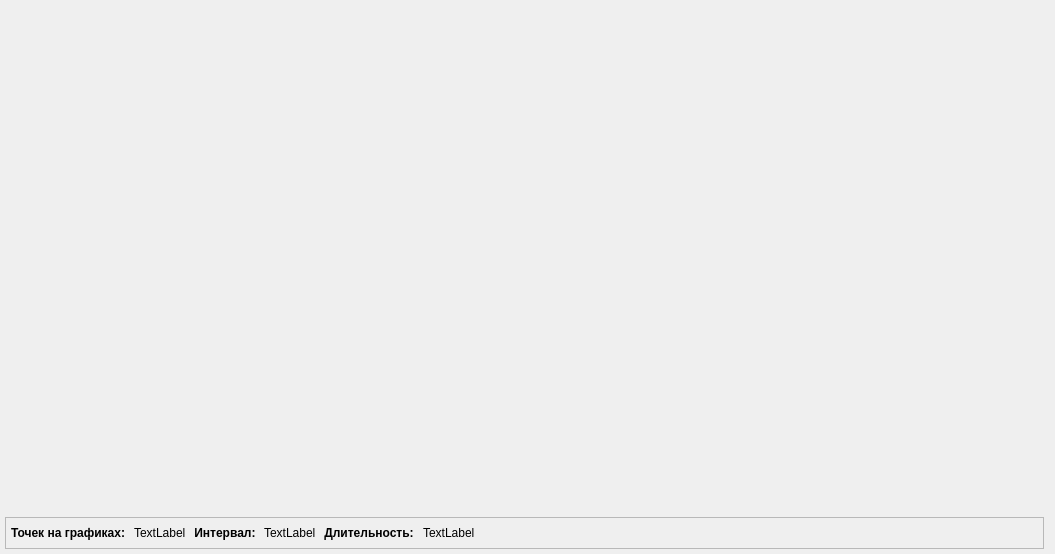
<?xml version="1.0" encoding="UTF-8"?>
<ui version="4.0">
 <class>ChartsGroupWidget</class>
 <widget class="QWidget" name="ChartsGroupWidget">
  <property name="geometry">
   <rect>
    <x>0</x>
    <y>0</y>
    <width>1055</width>
    <height>554</height>
   </rect>
  </property>
  <property name="minimumSize">
   <size>
    <width>800</width>
    <height>100</height>
   </size>
  </property>
  <property name="font">
   <font>
    <pointsize>9</pointsize>
   </font>
  </property>
  <property name="windowTitle">
   <string>Графики</string>
  </property>
  <property name="windowIcon">
   <iconset>
    <normaloff>:/konus/icons/linechart.png</normaloff>:/konus/icons/linechart.png</iconset>
  </property>
  <layout class="QGridLayout" name="gridLayout_chartsGroupWidget" columnstretch="99,0">
   <property name="leftMargin">
    <number>5</number>
   </property>
   <property name="topMargin">
    <number>5</number>
   </property>
   <property name="rightMargin">
    <number>5</number>
   </property>
   <property name="bottomMargin">
    <number>5</number>
   </property>
   <item row="1" column="0">
    <widget class="QSplitter" name="splitter_charts">
     <property name="orientation">
      <enum>Qt::Vertical</enum>
     </property>
     <property name="opaqueResize">
      <bool>false</bool>
     </property>
     <property name="handleWidth">
      <number>1</number>
     </property>
     <property name="childrenCollapsible">
      <bool>false</bool>
     </property>
    </widget>
   </item>
   <item row="2" column="0">
    <widget class="QFrame" name="frame_stats">
     <property name="frameShape">
      <enum>QFrame::StyledPanel</enum>
     </property>
     <property name="frameShadow">
      <enum>QFrame::Raised</enum>
     </property>
     <layout class="QHBoxLayout" name="horizontalLayout_7">
      <property name="spacing">
       <number>5</number>
      </property>
      <property name="leftMargin">
       <number>5</number>
      </property>
      <property name="topMargin">
       <number>5</number>
      </property>
      <property name="rightMargin">
       <number>5</number>
      </property>
      <property name="bottomMargin">
       <number>5</number>
      </property>
      <item>
       <widget class="QLabel" name="label_12">
        <property name="font">
         <font>
          <weight>75</weight>
          <bold>true</bold>
         </font>
        </property>
        <property name="text">
         <string>Точек на графиках: </string>
        </property>
       </widget>
      </item>
      <item>
       <widget class="QLabel" name="label_stat_points">
        <property name="text">
         <string>TextLabel</string>
        </property>
       </widget>
      </item>
      <item>
       <widget class="QLabel" name="label_14">
        <property name="font">
         <font>
          <weight>75</weight>
          <bold>true</bold>
         </font>
        </property>
        <property name="text">
         <string> Интервал: </string>
        </property>
       </widget>
      </item>
      <item>
       <widget class="QLabel" name="label_stat_beginDt_endDt">
        <property name="text">
         <string>TextLabel</string>
        </property>
       </widget>
      </item>
      <item>
       <widget class="QLabel" name="label_15">
        <property name="font">
         <font>
          <weight>75</weight>
          <bold>true</bold>
         </font>
        </property>
        <property name="text">
         <string> Длительность: </string>
        </property>
       </widget>
      </item>
      <item>
       <widget class="QLabel" name="label_stat_duration">
        <property name="text">
         <string>TextLabel</string>
        </property>
       </widget>
      </item>
      <item>
       <spacer name="horizontalSpacer_3">
        <property name="orientation">
         <enum>Qt::Horizontal</enum>
        </property>
        <property name="sizeHint" stdset="0">
         <size>
          <width>40</width>
          <height>20</height>
         </size>
        </property>
       </spacer>
      </item>
     </layout>
    </widget>
   </item>
   <item row="0" column="0" colspan="2">
    <widget class="ChartIntervalSelectionWidget" name="widget_SelectionPanel" native="true"/>
   </item>
  </layout>
 </widget>
 <customwidgets>
  <customwidget>
   <class>ChartIntervalSelectionWidget</class>
   <extends>QWidget</extends>
   <header>chartintervalselectionwidget.h</header>
   <container>1</container>
  </customwidget>
 </customwidgets>
 <resources/>
 <connections/>
</ui>
